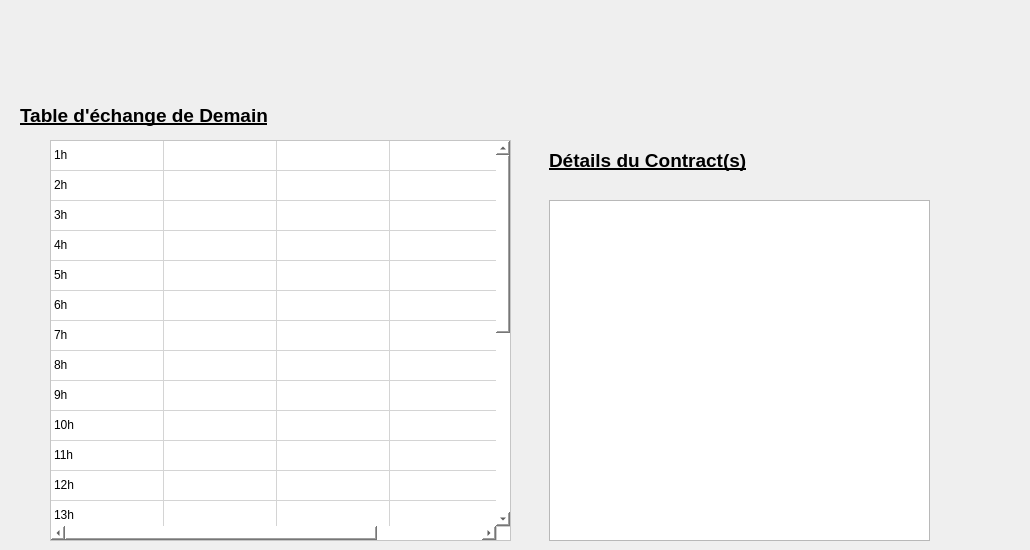
    <widget class="QWidget" name="page_3">
     <widget class="QTableWidget" name="tableWidget">
      <property name="geometry">
       <rect>
        <x>50</x>
        <y>140</y>
        <width>461</width>
        <height>401</height>
       </rect>
      </property>
      <property name="styleSheet">
       <string notr="true">color:rgb(0, 0, 0);background-color:rgb(255, 255, 255);</string>
      </property>
      <property name="sizeAdjustPolicy">
       <enum>QAbstractScrollArea::AdjustToContentsOnFirstShow</enum>
      </property>
      <property name="autoScroll">
       <bool>false</bool>
      </property>
      <property name="editTriggers">
       <set>QAbstractItemView::NoEditTriggers</set>
      </property>
      <property name="selectionBehavior">
       <enum>QAbstractItemView::SelectRows</enum>
      </property>
      <property name="rowCount">
       <number>24</number>
      </property>
      <property name="columnCount">
       <number>4</number>
      </property>
      <attribute name="horizontalHeaderVisible">
       <bool>false</bool>
      </attribute>
      <attribute name="horizontalHeaderCascadingSectionResizes">
       <bool>true</bool>
      </attribute>
      <attribute name="horizontalHeaderDefaultSectionSize">
       <number>113</number>
      </attribute>
      <attribute name="verticalHeaderVisible">
       <bool>false</bool>
      </attribute>
      <row/>
      <row/>
      <row/>
      <row/>
      <row/>
      <row/>
      <row/>
      <row/>
      <row/>
      <row/>
      <row/>
      <row/>
      <row/>
      <row/>
      <row/>
      <row/>
      <row/>
      <row/>
      <row/>
      <row/>
      <row/>
      <row/>
      <row/>
      <row/>
      <column>
       <property name="text">
        <string>Heure</string>
       </property>
      </column>
      <column>
       <property name="text">
        <string>Échange avec</string>
       </property>
      </column>
      <column>
       <property name="text">
        <string>Mode</string>
       </property>
      </column>
      <column>
       <property name="text">
        <string>Contracts</string>
       </property>
      </column>
      <item row="0" column="0">
       <property name="text">
        <string>1h</string>
       </property>
      </item>
      <item row="1" column="0">
       <property name="text">
        <string>2h</string>
       </property>
      </item>
      <item row="2" column="0">
       <property name="text">
        <string>3h</string>
       </property>
      </item>
      <item row="3" column="0">
       <property name="text">
        <string>4h</string>
       </property>
      </item>
      <item row="4" column="0">
       <property name="text">
        <string>5h </string>
       </property>
      </item>
      <item row="5" column="0">
       <property name="text">
        <string>6h</string>
       </property>
      </item>
      <item row="6" column="0">
       <property name="text">
        <string>7h</string>
       </property>
      </item>
      <item row="7" column="0">
       <property name="text">
        <string>8h</string>
       </property>
      </item>
      <item row="8" column="0">
       <property name="text">
        <string>9h</string>
       </property>
      </item>
      <item row="9" column="0">
       <property name="text">
        <string>10h</string>
       </property>
      </item>
      <item row="10" column="0">
       <property name="text">
        <string>11h</string>
       </property>
      </item>
      <item row="11" column="0">
       <property name="text">
        <string>12h</string>
       </property>
      </item>
      <item row="12" column="0">
       <property name="text">
        <string>13h</string>
       </property>
      </item>
      <item row="13" column="0">
       <property name="text">
        <string>14h</string>
       </property>
      </item>
      <item row="14" column="0">
       <property name="text">
        <string>15h</string>
       </property>
      </item>
      <item row="15" column="0">
       <property name="text">
        <string>16h</string>
       </property>
      </item>
      <item row="16" column="0">
       <property name="text">
        <string>17h</string>
       </property>
      </item>
      <item row="17" column="0">
       <property name="text">
        <string>18h</string>
       </property>
      </item>
      <item row="18" column="0">
       <property name="text">
        <string>19h</string>
       </property>
      </item>
      <item row="19" column="0">
       <property name="text">
        <string>20h</string>
       </property>
      </item>
      <item row="20" column="0">
       <property name="text">
        <string>21h</string>
       </property>
      </item>
      <item row="21" column="0">
       <property name="text">
        <string>22h</string>
       </property>
      </item>
      <item row="22" column="0">
       <property name="text">
        <string>23h </string>
       </property>
      </item>
      <item row="23" column="0">
       <property name="text">
        <string>24h</string>
       </property>
      </item>
     </widget>
     <widget class="QLabel" name="label_15">
      <property name="geometry">
       <rect>
        <x>20</x>
        <y>100</y>
        <width>291</width>
        <height>31</height>
       </rect>
      </property>
      <property name="font">
       <font>
        <pointsize>14</pointsize>
        <weight>75</weight>
        <bold>true</bold>
        <underline>true</underline>
       </font>
      </property>
      <property name="styleSheet">
       <string notr="true">color: rgb(0, 0, 0);</string>
      </property>
      <property name="text">
       <string>Table d'échange de Demain</string>
      </property>
     </widget>
     <widget class="QLabel" name="label_19">
      <property name="geometry">
       <rect>
        <x>549</x>
        <y>145</y>
        <width>221</width>
        <height>31</height>
       </rect>
      </property>
      <property name="font">
       <font>
        <pointsize>14</pointsize>
        <weight>75</weight>
        <bold>true</bold>
        <underline>true</underline>
       </font>
      </property>
      <property name="styleSheet">
       <string notr="true">color: rgb(0, 0, 0)</string>
      </property>
      <property name="text">
       <string>Détails du Contract(s)</string>
      </property>
     </widget>
     <widget class="QListView" name="contractslistView">
      <property name="geometry">
       <rect>
        <x>549</x>
        <y>200</y>
        <width>381</width>
        <height>341</height>
       </rect>
      </property>
      <property name="styleSheet">
       <string notr="true">color:rgb(0, 0, 0)</string>
      </property>
     </widget>
     <widget class="QLabel" name="label_25">
      <property name="geometry">
       <rect>
        <x>0</x>
        <y>0</y>
        <width>1021</width>
        <height>91</height>
       </rect>
      </property>
      <property name="styleSheet">
       <string notr="true">background-image: url(:/images/banniere1.png);</string>
      </property>
      <property name="text">
       <string/>
      </property>
     </widget>
     <widget class="QLabel" name="label_37">
      <property name="geometry">
       <rect>
        <x>830</x>
        <y>130</y>
        <width>81</width>
        <height>61</height>
       </rect>
      </property>
      <property name="text">
       <string/>
      </property>
      <property name="pixmap">
       <pixmap>images/contract.png</pixmap>
      </property>
      <property name="scaledContents">
       <bool>true</bool>
      </property>
     </widget>
    </widget>
